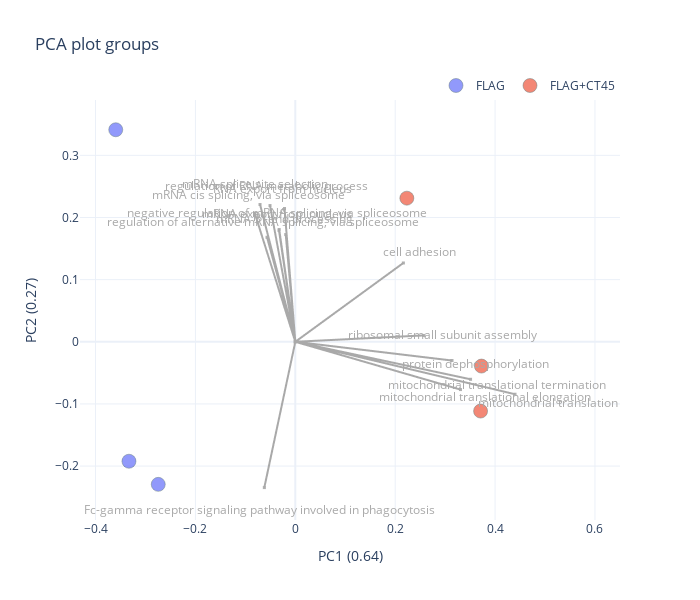

Write notebook code for a chart like this one.
### Code cell
args.update({"loadings":15, "title":'PCA plot groups', 'height':600, 'width':700, 'factor':1})
plot = viz.get_pca_plot(pca_result, identifier='pca', args=args)
iplot(plot.figure)

### Figure 1 — Plotly figure (JSON) as saved in the notebook; plotly's stock layout.template omitted (floating-point values rounded to 4 significant figures)
{"data": [{"hovertemplate": "group=FLAG<br>x=%{x}<br>y=%{y}<extra></extra>", "legendgroup": "FLAG", "marker": {"color": "#636efa", "line": {"color": "DarkSlateGrey", "width": 0.5}, "opacity": 0.7, "size": 14, "symbol": "circle"}, "mode": "markers", "name": "FLAG", "orientation": "v", "showlegend": true, "type": "scatter", "x": [-0.3331, -0.3595, -0.2744], "xaxis": "x", "y": [-0.1922, 0.3411, -0.2294], "yaxis": "y"}, {"hovertemplate": "group=FLAG+CT45<br>x=%{x}<br>y=%{y}<extra></extra>", "legendgroup": "FLAG+CT45", "marker": {"color": "#EF553B", "line": {"color": "DarkSlateGrey", "width": 0.5}, "opacity": 0.7, "size": 14, "symbol": "circle"}, "mode": "markers", "name": "FLAG+CT45", "orientation": "v", "showlegend": true, "type": "scatter", "x": [0.371, 0.2234, 0.3727], "xaxis": "x", "y": [-0.1115, 0.2311, -0.0391], "yaxis": "y"}, {"marker": {"color": "darkgrey", "opacity": 0.9, "showscale": false, "size": 3, "symbol": 1}, "mode": "markers+lines", "name": "mitochondrial translation", "showlegend": false, "text": "mitochondrial translation loading: 0.45", "type": "scattergl", "x": [0, 0.44], "y": [0, -0.08442]}, {"marker": {"color": "darkgrey", "opacity": 0.9, "showscale": false, "size": 3, "symbol": 1}, "mode": "markers+lines", "name": "mitochondrial translational termination", "showlegend": false, "text": "mitochondrial translational termination loading: 0.36", "type": "scattergl", "x": [0, 0.351], "y": [0, -0.06036]}, {"marker": {"color": "darkgrey", "opacity": 0.9, "showscale": false, "size": 3, "symbol": 1}, "mode": "markers+lines", "name": "mitochondrial translational elongation", "showlegend": false, "text": "mitochondrial translational elongation loading: 0.34", "type": "scattergl", "x": [0, 0.3307], "y": [0, -0.07692]}, {"marker": {"color": "darkgrey", "opacity": 0.9, "showscale": false, "size": 3, "symbol": 1}, "mode": "markers+lines", "name": "protein dephosphorylation", "showlegend": false, "text": "protein dephosphorylation loading: 0.32", "type": "scattergl", "x": [0, 0.3138], "y": [0, -0.03019]}, {"marker": {"color": "darkgrey", "opacity": 0.9, "showscale": false, "size": 3, "symbol": 1}, "mode": "markers+lines", "name": "ribosomal small subunit assembly", "showlegend": false, "text": "ribosomal small subunit assembly loading: 0.26", "type": "scattergl", "x": [0, 0.2575], "y": [0, 0.01026]}, {"marker": {"color": "darkgrey", "opacity": 0.9, "showscale": false, "size": 3, "symbol": 1}, "mode": "markers+lines", "name": "cell adhesion", "showlegend": false, "text": "cell adhesion loading: 0.25", "type": "scattergl", "x": [0, 0.2164], "y": [0, 0.1268]}, {"marker": {"color": "darkgrey", "opacity": 0.9, "showscale": false, "size": 3, "symbol": 1}, "mode": "markers+lines", "name": "Fc-gamma receptor signaling pathway involved in phagocytosis", "showlegend": false, "text": "Fc-gamma receptor signaling pathway involved in phagocytosis loading: 0.24", "type": "scattergl", "x": [0, -0.06208], "y": [0, -0.2347]}, {"marker": {"color": "darkgrey", "opacity": 0.9, "showscale": false, "size": 3, "symbol": 1}, "mode": "markers+lines", "name": "mRNA splice site selection", "showlegend": false, "text": "mRNA splice site selection loading: 0.23", "type": "scattergl", "x": [0, -0.07056], "y": [0, 0.2208]}, {"marker": {"color": "darkgrey", "opacity": 0.9, "showscale": false, "size": 3, "symbol": 1}, "mode": "markers+lines", "name": "regulation of RNA metabolic process", "showlegend": false, "text": "regulation of RNA metabolic process loading: 0.22", "type": "scattergl", "x": [0, -0.05061], "y": [0, 0.2191]}, {"marker": {"color": "darkgrey", "opacity": 0.9, "showscale": false, "size": 3, "symbol": 1}, "mode": "markers+lines", "name": "mRNA cis splicing, via spliceosome", "showlegend": false, "text": "mRNA cis splicing, via spliceosome loading: 0.22", "type": "scattergl", "x": [0, -0.08103], "y": [0, 0.2066]}, {"marker": {"color": "darkgrey", "opacity": 0.9, "showscale": false, "size": 3, "symbol": 1}, "mode": "markers+lines", "name": "RNA export from nucleus", "showlegend": false, "text": "RNA export from nucleus loading: 0.22", "type": "scattergl", "x": [0, -0.02157], "y": [0, 0.2144]}, {"marker": {"color": "darkgrey", "opacity": 0.9, "showscale": false, "size": 3, "symbol": 1}, "mode": "markers+lines", "name": "negative regulation of mRNA splicing, via spliceosome", "showlegend": false, "text": "negative regulation of mRNA splicing, via spliceosome loading: 0.18", "type": "scattergl", "x": [0, -0.03225], "y": [0, 0.1807]}, {"marker": {"color": "darkgrey", "opacity": 0.9, "showscale": false, "size": 3, "symbol": 1}, "mode": "markers+lines", "name": "mRNA export from nucleus", "showlegend": false, "text": "mRNA export from nucleus loading: 0.18", "type": "scattergl", "x": [0, -0.03268], "y": [0, 0.1793]}, {"marker": {"color": "darkgrey", "opacity": 0.9, "showscale": false, "size": 3, "symbol": 1}, "mode": "markers+lines", "name": "regulation of alternative mRNA splicing, via spliceosome", "showlegend": false, "text": "regulation of alternative mRNA splicing, via spliceosome loading: 0.18", "type": "scattergl", "x": [0, -0.05659], "y": [0, 0.1681]}, {"marker": {"color": "darkgrey", "opacity": 0.9, "showscale": false, "size": 3, "symbol": 1}, "mode": "markers+lines", "name": "mRNA 3'-end processing", "showlegend": false, "text": "mRNA 3'-end processing loading: 0.17", "type": "scattergl", "x": [0, -0.01916], "y": [0, 0.1724]}], "layout": {"annotations": [{"align": "center", "ax": 20, "ay": -30, "font": {"color": "darkgrey", "size": 12}, "showarrow": false, "text": "mitochondrial translation", "x": 0.506, "xref": "x", "y": -0.09709, "yref": "y"}, {"align": "center", "ax": 20, "ay": -30, "font": {"color": "darkgrey", "size": 12}, "showarrow": false, "text": "mitochondrial translational termination", "x": 0.4037, "xref": "x", "y": -0.06942, "yref": "y"}, {"align": "center", "ax": 20, "ay": -30, "font": {"color": "darkgrey", "size": 12}, "showarrow": false, "text": "mitochondrial translational elongation", "x": 0.3803, "xref": "x", "y": -0.08845, "yref": "y"}, {"align": "center", "ax": 20, "ay": -30, "font": {"color": "darkgrey", "size": 12}, "showarrow": false, "text": "protein dephosphorylation", "x": 0.3609, "xref": "x", "y": -0.03471, "yref": "y"}, {"align": "center", "ax": 20, "ay": -30, "font": {"color": "darkgrey", "size": 12}, "showarrow": false, "text": "ribosomal small subunit assembly", "x": 0.2961, "xref": "x", "y": 0.01179, "yref": "y"}, {"align": "center", "ax": 20, "ay": -30, "font": {"color": "darkgrey", "size": 12}, "showarrow": false, "text": "cell adhesion", "x": 0.2488, "xref": "x", "y": 0.1458, "yref": "y"}, {"align": "center", "ax": 20, "ay": -30, "font": {"color": "darkgrey", "size": 12}, "showarrow": false, "text": "Fc-gamma receptor signaling pathway involved in phagocytosis", "x": -0.07139, "xref": "x", "y": -0.2699, "yref": "y"}, {"align": "center", "ax": 20, "ay": -30, "font": {"color": "darkgrey", "size": 12}, "showarrow": false, "text": "mRNA splice site selection", "x": -0.08115, "xref": "x", "y": 0.254, "yref": "y"}, {"align": "center", "ax": 20, "ay": -30, "font": {"color": "darkgrey", "size": 12}, "showarrow": false, "text": "regulation of RNA metabolic process", "x": -0.0582, "xref": "x", "y": 0.252, "yref": "y"}, {"align": "center", "ax": 20, "ay": -30, "font": {"color": "darkgrey", "size": 12}, "showarrow": false, "text": "mRNA cis splicing, via spliceosome", "x": -0.09319, "xref": "x", "y": 0.2376, "yref": "y"}, {"align": "center", "ax": 20, "ay": -30, "font": {"color": "darkgrey", "size": 12}, "showarrow": false, "text": "RNA export from nucleus", "x": -0.0248, "xref": "x", "y": 0.2466, "yref": "y"}, {"align": "center", "ax": 20, "ay": -30, "font": {"color": "darkgrey", "size": 12}, "showarrow": false, "text": "negative regulation of mRNA splicing, via spliceosome", "x": -0.03709, "xref": "x", "y": 0.2079, "yref": "y"}, {"align": "center", "ax": 20, "ay": -30, "font": {"color": "darkgrey", "size": 12}, "showarrow": false, "text": "mRNA export from nucleus", "x": -0.03758, "xref": "x", "y": 0.2061, "yref": "y"}, {"align": "center", "ax": 20, "ay": -30, "font": {"color": "darkgrey", "size": 12}, "showarrow": false, "text": "regulation of alternative mRNA splicing, via spliceosome", "x": -0.06508, "xref": "x", "y": 0.1933, "yref": "y"}, {"align": "center", "ax": 20, "ay": -30, "font": {"color": "darkgrey", "size": 12}, "showarrow": false, "text": "mRNA 3'-end processing", "x": -0.02203, "xref": "x", "y": 0.1983, "yref": "y"}], "height": 600, "hovermode": "closest", "legend": {"orientation": "h", "x": 1, "xanchor": "right", "y": 1, "yanchor": "bottom"}, "title": {"text": "PCA plot groups"}, "width": 700, "xaxis": {"title": {"text": "PC1 (0.64)"}}, "yaxis": {"title": {"text": "PC2 (0.27)"}}}}
